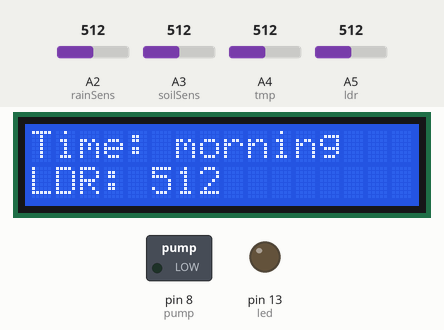
Simulated run of this sketch. Board: Arduino Uno, built with avr-gcc and run on an emulated ATmega328P. On the bench: 16×2 character LCD, switched loads named in the sketch (green lamp = pin HIGH), output pins drawn as LEDs (lit = HIGH). The inputs (shaded band) are chosen by the test bench; at power-on: A5 (ldr) = 512, A3 (soilSens) = 512, A2 (rainSens) = 512, A4 (tmp) = 512.

Above: at 1.2 s.
1.3 s: A5 (ldr) set to 458
At 9.1 s:
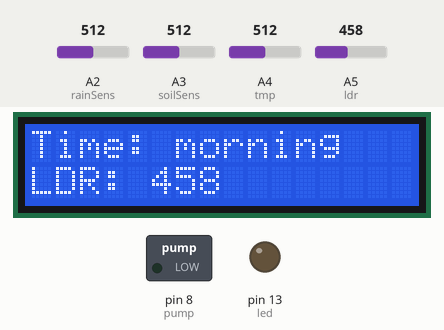
13.6 s: A5 (ldr) set to 435
At 15.5 s:
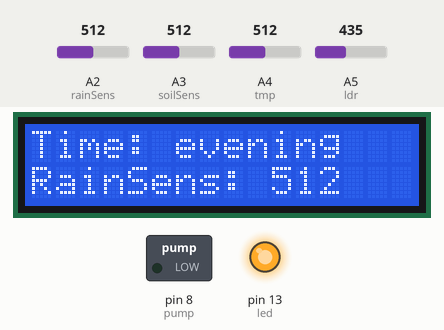
23.6 s: A3 (soilSens) set to 959
At 29.2 s:
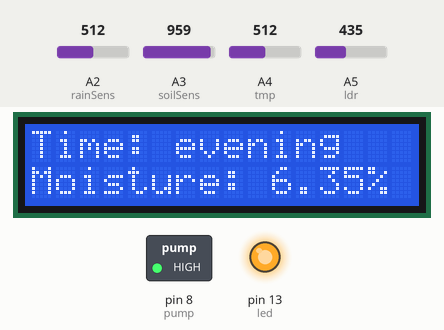
31.6 s: A3 (soilSens) set to 985
At 32.7 s:
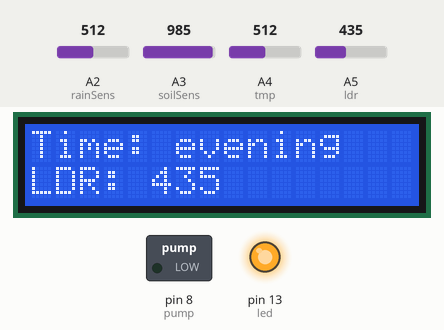
43.7 s: A2 (rainSens) set to 440
At 47.3 s:
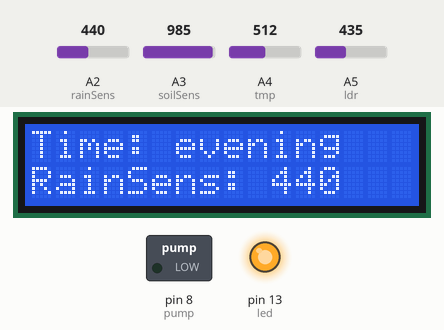
49.7 s: A4 (tmp) set to 440
At 50.8 s:
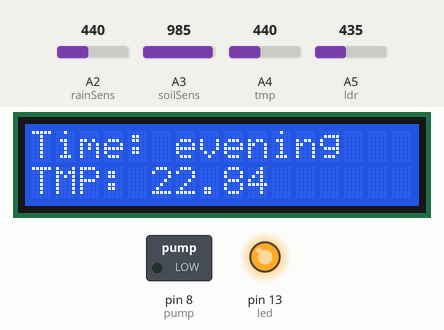
Timing chart, 0 to 52.7 s (numbered marks = the images above; inputs shaded):
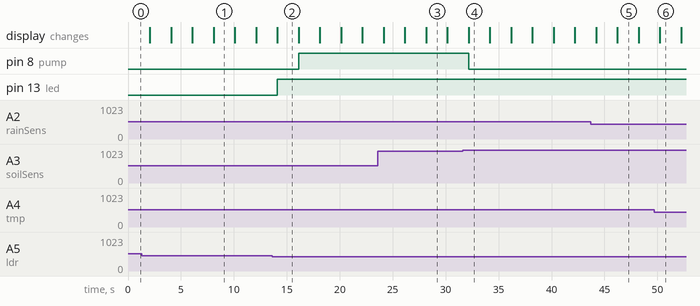

Measured:
- the behaviour switches between 451 and 450 on A5 (ldr) (found by bisection; images 1 and 2)
- the behaviour switches between 972 and 973 on A3 (soilSens) (found by bisection; images 3 and 4)
- after the input at 13.6 s, pin 8 (pump): LOW → HIGH after 2.5 s; pin 13 (led): LOW → HIGH after 0.51 s; the display: changes after 0.51 s (image 2)
- after the input at 31.6 s, pin 8 (pump): HIGH → LOW after 0.57 s
- what the display in image 1 shows lasts 2.0 s, from 8.1 s to 10.1 s

The sketch:

SmartGarden.ino
```cpp
/*
   This system makes a pump work 2 times per day(in early morning and sunset, which is determined using an LDR sensor) if the temperature is low, otherwise, it would work 3 times.
   Every time before opening the water it checks the moisture of the soil that it is below 18%.
   If it rains, the next time of watering will be canceled.
   Led would be turned on at night.
   Time and sensors values would be displayed on an LCD.

   When we turn on the pump, we write a 0 on its pin. We use a relay module with low level trigger.
*/

#include <LiquidCrystal.h>

#define ldr A5
#define led 13
#define tmp A4
#define soilSens A3
#define pump 8
#define rainSens A2

//Define some constants
#define earlyTimeLDRmin 550
#define earlyTimeLDRmax 650
#define sunSetTimeLDRmin 450
#define sunSetTimeLDRmax 550
#define tmpThreshold 40
#define rainIndicationVal 500
#define nightIndication 500

//Define lcd constants
#define rs 2
#define e 3
#define d4 4
#define d5 5
#define d6 6
#define d7 7

LiquidCrystal lcd (rs, e, d4, d5, d6, d7);

long lastTime = -24L * 60L * 60L * 1000L - 1;
byte waterFlag = 1;
byte timeFlag = 0; // 0 for morning and 1 for evening
byte sensIndex = 0;

void pumping(byte state);
void updateLCD();

void setup() {
  pinMode(led, OUTPUT);
  pinMode(pump, OUTPUT);
  lcd.begin(16, 2);

}

void loop() {
  if (analogRead(ldr) < earlyTimeLDRmax && analogRead(ldr) > earlyTimeLDRmin)
  {
    if (waterFlag)
    {
      pumping(1);
    }
    while (analogRead(ldr) < earlyTimeLDRmax && analogRead(ldr) > earlyTimeLDRmin) //to wait until this time is finished to toggle the waterFlag again
    {
      updateLCD();
    }
    waterFlag = 1;
  }
  else if (analogRead(ldr) < sunSetTimeLDRmax && analogRead(ldr) > sunSetTimeLDRmin)
  {
    if (waterFlag)
    {
      pumping(1);
    }
    while (analogRead(ldr) < sunSetTimeLDRmax && analogRead(ldr) > sunSetTimeLDRmin) //to wait until this time is finished to toggle the waterFlag again
    {
      updateLCD();
    }
    waterFlag = 1;
  }
  else if (analogRead(tmp) * 500 / 1024.0 > tmpThreshold && millis() - lastTime > 24L * 60L * 60L * 1000L) //if the temperature is HIGH and last time was before 24 hours or more
  {
    if (waterFlag)
    {
      pumping(1);
    }
    while (analogRead(tmp) * 500 / 1024.0 > tmpThreshold && millis() - lastTime > 24L * 60L * 60L * 1000L) //to wait until this time is finished to toggle the waterFlag again
    {
      updateLCD();
    }
    lastTime = millis(); //updating the lastTime variable value
    waterFlag = 1;
  }
  else if ((1 - analogRead(soilSens) / 1024.0) < .05) // if the soil is too dry
  {
    pumping(1);
  }
  else //turning off the pump
  {
    pumping(0);
  }

  if (analogRead(rainSens) < rainIndicationVal)
  {
    waterFlag = 0; //clearing the waterFlag to cancel the next time of watering
  }

  if (analogRead(ldr) < nightIndication)
  {
    digitalWrite(led, 1);
    timeFlag = 1;
  }
  else
  {
    digitalWrite(led, 0);
    timeFlag = 0;
  }

  updateLCD();

}

void pumping(byte state)
{
  /*This void function controls the pump, that it would work only if the moisture is less than 18%.
     Arguments: You should pass 1 for turning on the pump, and 0 for turning it off, otherwise, nothing happens.
  */
  if ((1 - analogRead(soilSens) / 1024.0) < .18 && state == 1)
  {
    while ((1 - analogRead(soilSens) / 1024.0) < .18) //continue watering until the moisture increases
    {
      digitalWrite(pump, 0);
      updateLCD(); //to continue updating the lcd while watering
    }
  }
  else if (!state) //if the state is 0
  {
    digitalWrite(pump, 1);
  }
}

void updateLCD()
{
  /*
     This function displays the time and sensors values on the LCD.
     It is using a global variable sensIndex to change the sensor which is displayed every 2s.
  */
  lcd.clear();
  lcd.print("Time: ");
  if (timeFlag)
  {
    lcd.print("evening");
  }
  else
  {
    lcd.print("morning");
  }
  lcd.setCursor(0, 1);
  if (sensIndex == 0)
  {
    lcd.print("LDR: ");
    lcd.print(analogRead(ldr));
  }
  else if (sensIndex == 1)
  {
    lcd.print("TMP: ");
    lcd.print(analogRead(tmp) * 500 / 1024.0);
  }
  else if (sensIndex == 2)
  {
    lcd.print("Moisture: ");
    lcd.print((1 - analogRead(soilSens) / 1024.0) * 100.0);
    lcd.print("%");
  }
  else if (sensIndex == 3)
  {
    lcd.print("RainSens: ");
    lcd.print(analogRead(rainSens));
  }
  sensIndex++;
  if (sensIndex == 4)
  {
    sensIndex = 0;
  }
  delay(2000);
}
```
